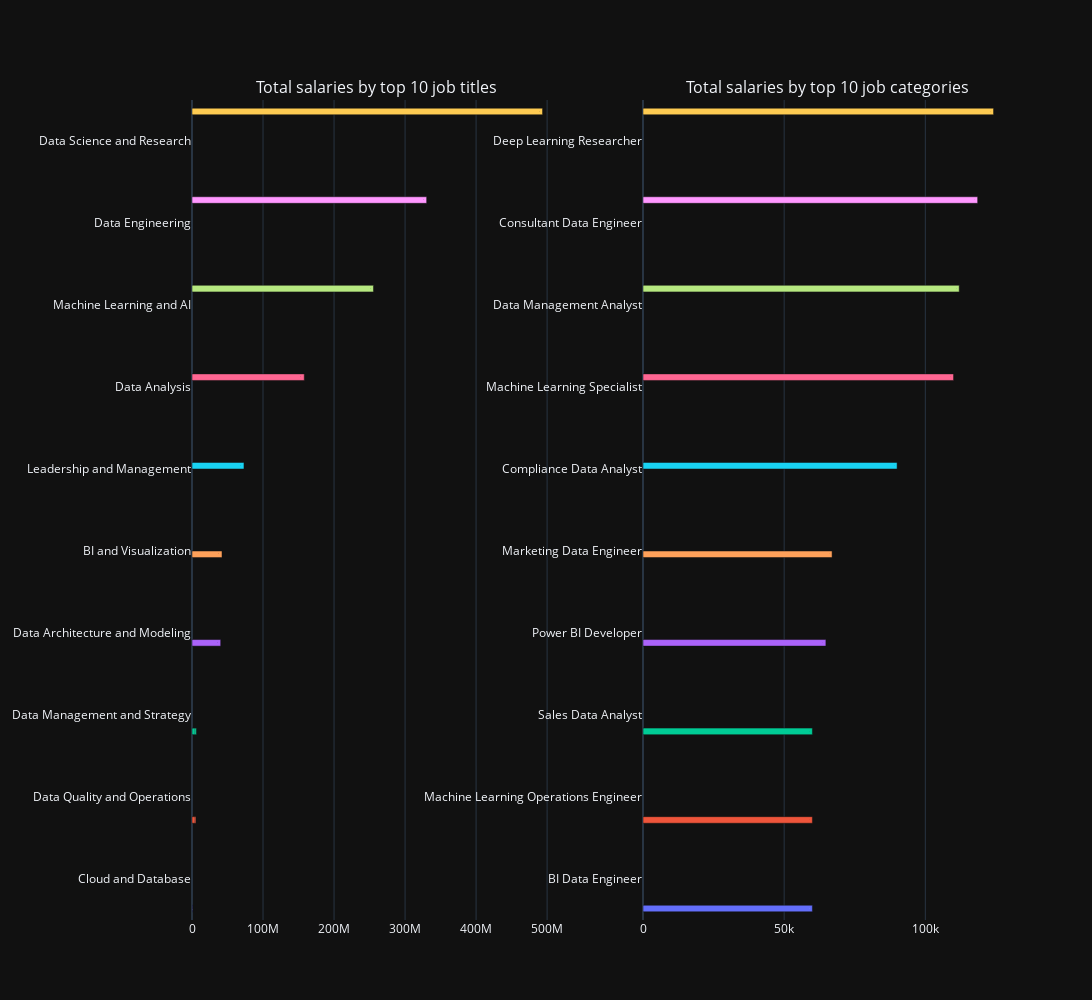

The notebook cell saved with this chart:
### Code cell
# 1. Bar plot: Total of salaries by top 10 job titles
df_job_title_USD = df.groupby('job_title')['salary_in_usd'].sum().sort_values(ascending=True).reset_index()
top_10_job_titles = df_job_title_USD.head(10)

bar_fig1 = px.bar(
    top_10_job_titles,
    x='salary_in_usd',
    y='job_title',
    orientation='h',
    labels={'salary_in_usd': 'Salary in USD', 'job_title': 'Job Title'},
    title='Total of salaries by top 10 job titles',
    template='plotly_dark',
    text=top_10_job_titles['salary_in_usd'] / 1000,
    color='job_title',
    width=100
)
bar_fig1.update_layout(
    xaxis_title='Total Salary in USD',
    yaxis_title='Job Title',
    showlegend=False
)
bar_fig1.update_traces(texttemplate='$%{text:.0f}K', textposition='inside')

# 2. Bar plot: Total of salaries by top 10 job categories
df_job_category_USD = df.groupby('job_category')['salary_in_usd'].sum().sort_values(ascending=True).reset_index()
top_10_job_categories = df_job_category_USD.head(10)
bar_fig2 = px.bar(
    top_10_job_categories,
    x='salary_in_usd',
    y='job_category',
    orientation='h',
    labels={'salary_in_usd': 'Salary in USD', 'job_category': 'Job category'},
    title='Total of salaries by top 10 job categories',
    template='plotly_dark',
    text=top_10_job_categories['salary_in_usd'] / 1000,
    color='job_category'
)
bar_fig2.update_layout(
    xaxis_title='Total Salary in USD',
    yaxis_title='Job Category',
    showlegend=False
)
bar_fig2.update_traces(texttemplate='$%{text:.0f}K', textposition='inside')

fig = make_subplots(rows=1, cols=2, subplot_titles=("Total salaries by top 10 job titles", "Total salaries by top 10 job categories"))

for trace in bar_fig1['data']:
    fig.add_trace(trace, row=1, col=2)

for trace in bar_fig2['data']:
    fig.add_trace(trace, row=1, col=1)

fig.update_layout(
    height=1000,
    width = 2000,
    template='plotly_dark',
    showlegend=False
)
fig.show()

### Figure 1 — Plotly figure (JSON) as saved in the notebook; plotly's stock layout.template omitted (floating-point values rounded to 4 significant figures)
{"data": [{"alignmentgroup": "True", "hovertemplate": "Job Title=%{y}<br>Salary in USD=%{x}<br>text=%{text}<extra></extra>", "legendgroup": "BI Data Engineer", "marker": {"color": "#636efa", "pattern": {"shape": ""}}, "name": "BI Data Engineer", "offsetgroup": "BI Data Engineer", "orientation": "h", "showlegend": true, "text": [60], "textposition": "inside", "texttemplate": "$%{text:.0f}K", "type": "bar", "x": [60000], "xaxis": "x2", "y": ["BI Data Engineer"], "yaxis": "y2"}, {"alignmentgroup": "True", "hovertemplate": "Job Title=%{y}<br>Salary in USD=%{x}<br>text=%{text}<extra></extra>", "legendgroup": "Machine Learning Operations Engineer", "marker": {"color": "#EF553B", "pattern": {"shape": ""}}, "name": "Machine Learning Operations Engineer", "offsetgroup": "Machine Learning Operations Engineer", "orientation": "h", "showlegend": true, "text": [60], "textposition": "inside", "texttemplate": "$%{text:.0f}K", "type": "bar", "x": [60000], "xaxis": "x2", "y": ["Machine Learning Operations Engineer"], "yaxis": "y2"}, {"alignmentgroup": "True", "hovertemplate": "Job Title=%{y}<br>Salary in USD=%{x}<br>text=%{text}<extra></extra>", "legendgroup": "Sales Data Analyst", "marker": {"color": "#00cc96", "pattern": {"shape": ""}}, "name": "Sales Data Analyst", "offsetgroup": "Sales Data Analyst", "orientation": "h", "showlegend": true, "text": [60], "textposition": "inside", "texttemplate": "$%{text:.0f}K", "type": "bar", "x": [60000], "xaxis": "x2", "y": ["Sales Data Analyst"], "yaxis": "y2"}, {"alignmentgroup": "True", "hovertemplate": "Job Title=%{y}<br>Salary in USD=%{x}<br>text=%{text}<extra></extra>", "legendgroup": "Power BI Developer", "marker": {"color": "#ab63fa", "pattern": {"shape": ""}}, "name": "Power BI Developer", "offsetgroup": "Power BI Developer", "orientation": "h", "showlegend": true, "text": [64.78], "textposition": "inside", "texttemplate": "$%{text:.0f}K", "type": "bar", "x": [64781], "xaxis": "x2", "y": ["Power BI Developer"], "yaxis": "y2"}, {"alignmentgroup": "True", "hovertemplate": "Job Title=%{y}<br>Salary in USD=%{x}<br>text=%{text}<extra></extra>", "legendgroup": "Marketing Data Engineer", "marker": {"color": "#FFA15A", "pattern": {"shape": ""}}, "name": "Marketing Data Engineer", "offsetgroup": "Marketing Data Engineer", "orientation": "h", "showlegend": true, "text": [66.97], "textposition": "inside", "texttemplate": "$%{text:.0f}K", "type": "bar", "x": [66970], "xaxis": "x2", "y": ["Marketing Data Engineer"], "yaxis": "y2"}, {"alignmentgroup": "True", "hovertemplate": "Job Title=%{y}<br>Salary in USD=%{x}<br>text=%{text}<extra></extra>", "legendgroup": "Compliance Data Analyst", "marker": {"color": "#19d3f3", "pattern": {"shape": ""}}, "name": "Compliance Data Analyst", "offsetgroup": "Compliance Data Analyst", "orientation": "h", "showlegend": true, "text": [90], "textposition": "inside", "texttemplate": "$%{text:.0f}K", "type": "bar", "x": [90000], "xaxis": "x2", "y": ["Compliance Data Analyst"], "yaxis": "y2"}, {"alignmentgroup": "True", "hovertemplate": "Job Title=%{y}<br>Salary in USD=%{x}<br>text=%{text}<extra></extra>", "legendgroup": "Machine Learning Specialist", "marker": {"color": "#FF6692", "pattern": {"shape": ""}}, "name": "Machine Learning Specialist", "offsetgroup": "Machine Learning Specialist", "orientation": "h", "showlegend": true, "text": [110], "textposition": "inside", "texttemplate": "$%{text:.0f}K", "type": "bar", "x": [110000], "xaxis": "x2", "y": ["Machine Learning Specialist"], "yaxis": "y2"}, {"alignmentgroup": "True", "hovertemplate": "Job Title=%{y}<br>Salary in USD=%{x}<br>text=%{text}<extra></extra>", "legendgroup": "Data Management Analyst", "marker": {"color": "#B6E880", "pattern": {"shape": ""}}, "name": "Data Management Analyst", "offsetgroup": "Data Management Analyst", "orientation": "h", "showlegend": true, "text": [112], "textposition": "inside", "texttemplate": "$%{text:.0f}K", "type": "bar", "x": [112000], "xaxis": "x2", "y": ["Data Management Analyst"], "yaxis": "y2"}, {"alignmentgroup": "True", "hovertemplate": "Job Title=%{y}<br>Salary in USD=%{x}<br>text=%{text}<extra></extra>", "legendgroup": "Consultant Data Engineer", "marker": {"color": "#FF97FF", "pattern": {"shape": ""}}, "name": "Consultant Data Engineer", "offsetgroup": "Consultant Data Engineer", "orientation": "h", "showlegend": true, "text": [118.5], "textposition": "inside", "texttemplate": "$%{text:.0f}K", "type": "bar", "x": [118539], "xaxis": "x2", "y": ["Consultant Data Engineer"], "yaxis": "y2"}, {"alignmentgroup": "True", "hovertemplate": "Job Title=%{y}<br>Salary in USD=%{x}<br>text=%{text}<extra></extra>", "legendgroup": "Deep Learning Researcher", "marker": {"color": "#FECB52", "pattern": {"shape": ""}}, "name": "Deep Learning Researcher", "offsetgroup": "Deep Learning Researcher", "orientation": "h", "showlegend": true, "text": [124.2], "textposition": "inside", "texttemplate": "$%{text:.0f}K", "type": "bar", "x": [124163], "xaxis": "x2", "y": ["Deep Learning Researcher"], "yaxis": "y2"}, {"alignmentgroup": "True", "hovertemplate": "Job category=%{y}<br>Salary in USD=%{x}<br>text=%{text}<extra></extra>", "legendgroup": "Cloud and Database", "marker": {"color": "#636efa", "pattern": {"shape": ""}}, "name": "Cloud and Database", "offsetgroup": "Cloud and Database", "orientation": "h", "showlegend": true, "text": [775], "textposition": "inside", "texttemplate": "$%{text:.0f}K", "type": "bar", "x": [775000], "xaxis": "x", "y": ["Cloud and Database"], "yaxis": "y"}, {"alignmentgroup": "True", "hovertemplate": "Job category=%{y}<br>Salary in USD=%{x}<br>text=%{text}<extra></extra>", "legendgroup": "Data Quality and Operations", "marker": {"color": "#EF553B", "pattern": {"shape": ""}}, "name": "Data Quality and Operations", "offsetgroup": "Data Quality and Operations", "orientation": "h", "showlegend": true, "text": [5548.0], "textposition": "inside", "texttemplate": "$%{text:.0f}K", "type": "bar", "x": [5548371], "xaxis": "x", "y": ["Data Quality and Operations"], "yaxis": "y"}, {"alignmentgroup": "True", "hovertemplate": "Job category=%{y}<br>Salary in USD=%{x}<br>text=%{text}<extra></extra>", "legendgroup": "Data Management and Strategy", "marker": {"color": "#00cc96", "pattern": {"shape": ""}}, "name": "Data Management and Strategy", "offsetgroup": "Data Management and Strategy", "orientation": "h", "showlegend": true, "text": [6292.0], "textposition": "inside", "texttemplate": "$%{text:.0f}K", "type": "bar", "x": [6291536], "xaxis": "x", "y": ["Data Management and Strategy"], "yaxis": "y"}, {"alignmentgroup": "True", "hovertemplate": "Job category=%{y}<br>Salary in USD=%{x}<br>text=%{text}<extra></extra>", "legendgroup": "Data Architecture and Modeling", "marker": {"color": "#ab63fa", "pattern": {"shape": ""}}, "name": "Data Architecture and Modeling", "offsetgroup": "Data Architecture and Modeling", "orientation": "h", "showlegend": true, "text": [40400.0], "textposition": "inside", "texttemplate": "$%{text:.0f}K", "type": "bar", "x": [40404611], "xaxis": "x", "y": ["Data Architecture and Modeling"], "yaxis": "y"}, {"alignmentgroup": "True", "hovertemplate": "Job category=%{y}<br>Salary in USD=%{x}<br>text=%{text}<extra></extra>", "legendgroup": "BI and Visualization", "marker": {"color": "#FFA15A", "pattern": {"shape": ""}}, "name": "BI and Visualization", "offsetgroup": "BI and Visualization", "orientation": "h", "showlegend": true, "text": [42280.0], "textposition": "inside", "texttemplate": "$%{text:.0f}K", "type": "bar", "x": [42283828], "xaxis": "x", "y": ["BI and Visualization"], "yaxis": "y"}, {"alignmentgroup": "True", "hovertemplate": "Job category=%{y}<br>Salary in USD=%{x}<br>text=%{text}<extra></extra>", "legendgroup": "Leadership and Management", "marker": {"color": "#19d3f3", "pattern": {"shape": ""}}, "name": "Leadership and Management", "offsetgroup": "Leadership and Management", "orientation": "h", "showlegend": true, "text": [73170.0], "textposition": "inside", "texttemplate": "$%{text:.0f}K", "type": "bar", "x": [73174438], "xaxis": "x", "y": ["Leadership and Management"], "yaxis": "y"}, {"alignmentgroup": "True", "hovertemplate": "Job category=%{y}<br>Salary in USD=%{x}<br>text=%{text}<extra></extra>", "legendgroup": "Data Analysis", "marker": {"color": "#FF6692", "pattern": {"shape": ""}}, "name": "Data Analysis", "offsetgroup": "Data Analysis", "orientation": "h", "showlegend": true, "text": [158100.0], "textposition": "inside", "texttemplate": "$%{text:.0f}K", "type": "bar", "x": [158092836], "xaxis": "x", "y": ["Data Analysis"], "yaxis": "y"}, {"alignmentgroup": "True", "hovertemplate": "Job category=%{y}<br>Salary in USD=%{x}<br>text=%{text}<extra></extra>", "legendgroup": "Machine Learning and AI", "marker": {"color": "#B6E880", "pattern": {"shape": ""}}, "name": "Machine Learning and AI", "offsetgroup": "Machine Learning and AI", "orientation": "h", "showlegend": true, "text": [255500.0], "textposition": "inside", "texttemplate": "$%{text:.0f}K", "type": "bar", "x": [255506110], "xaxis": "x", "y": ["Machine Learning and AI"], "yaxis": "y"}, {"alignmentgroup": "True", "hovertemplate": "Job category=%{y}<br>Salary in USD=%{x}<br>text=%{text}<extra></extra>", "legendgroup": "Data Engineering", "marker": {"color": "#FF97FF", "pattern": {"shape": ""}}, "name": "Data Engineering", "offsetgroup": "Data Engineering", "orientation": "h", "showlegend": true, "text": [330400.0], "textposition": "inside", "texttemplate": "$%{text:.0f}K", "type": "bar", "x": [330406703], "xaxis": "x", "y": ["Data Engineering"], "yaxis": "y"}, {"alignmentgroup": "True", "hovertemplate": "Job category=%{y}<br>Salary in USD=%{x}<br>text=%{text}<extra></extra>", "legendgroup": "Data Science and Research", "marker": {"color": "#FECB52", "pattern": {"shape": ""}}, "name": "Data Science and Research", "offsetgroup": "Data Science and Research", "orientation": "h", "showlegend": true, "text": [493600.0], "textposition": "inside", "texttemplate": "$%{text:.0f}K", "type": "bar", "x": [493568348], "xaxis": "x", "y": ["Data Science and Research"], "yaxis": "y"}], "layout": {"annotations": [{"font": {"size": 16}, "showarrow": false, "text": "Total salaries by top 10 job titles", "x": 0.225, "xanchor": "center", "xref": "paper", "y": 1, "yanchor": "bottom", "yref": "paper"}, {"font": {"size": 16}, "showarrow": false, "text": "Total salaries by top 10 job categories", "x": 0.775, "xanchor": "center", "xref": "paper", "y": 1, "yanchor": "bottom", "yref": "paper"}], "height": 1000, "showlegend": false, "width": 2000, "xaxis": {"anchor": "y", "domain": [0, 0.45]}, "xaxis2": {"anchor": "y2", "domain": [0.55, 1]}, "yaxis": {"anchor": "x", "domain": [0, 1]}, "yaxis2": {"anchor": "x2", "domain": [0, 1]}}}
